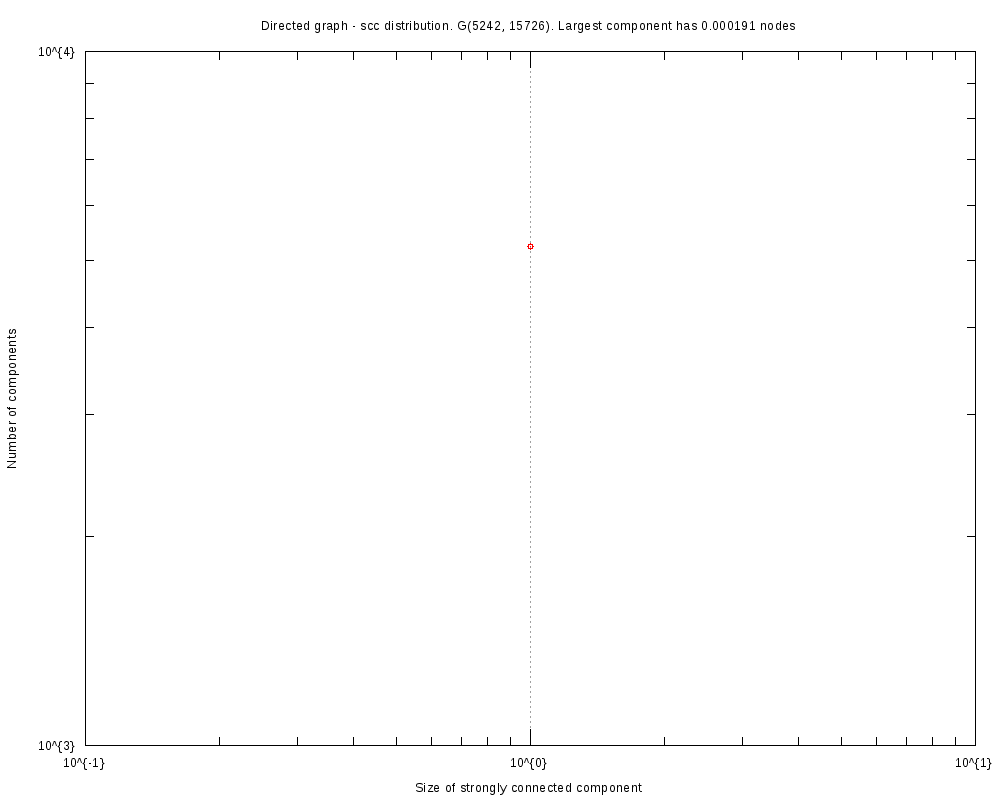

Write the gnuplot code that produced this figure.
#
# Directed graph - scc distribution. G(5242, 15726). Largest component has 0.000191 nodes (Sun Oct 29 09:52:12 2017)
#

set title "Directed graph - scc distribution. G(5242, 15726). Largest component has 0.000191 nodes"
set key bottom right
set logscale xy 10
set format x "10^{%L}"
set mxtics 10
set format y "10^{%L}"
set mytics 10
set grid
set xlabel "Size of strongly connected component"
set ylabel "Number of components"
set tics scale 2
set terminal png font arial 10 size 1000,800
set output 'scc.EUC.png'
plot 	"scc.EUC.tab" using 1:2 title "" with linespoints pt 6
